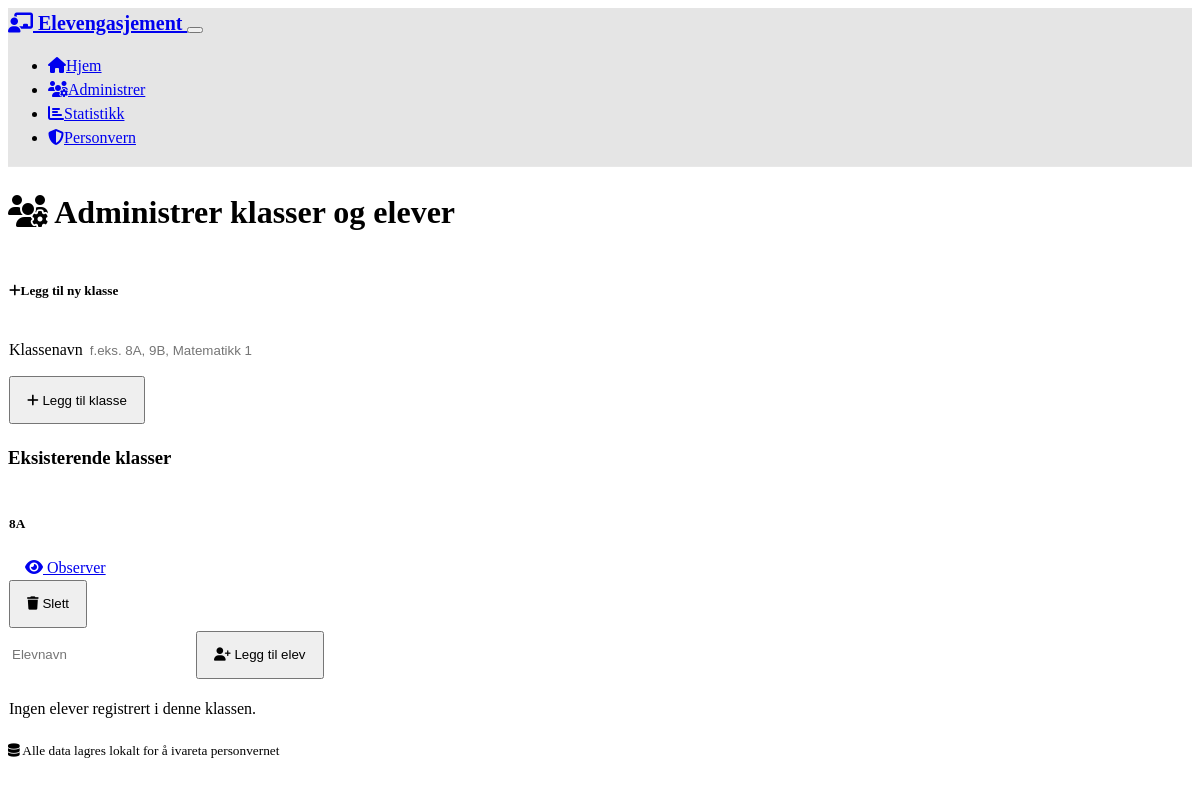
The app's page /manage_classes, older data.
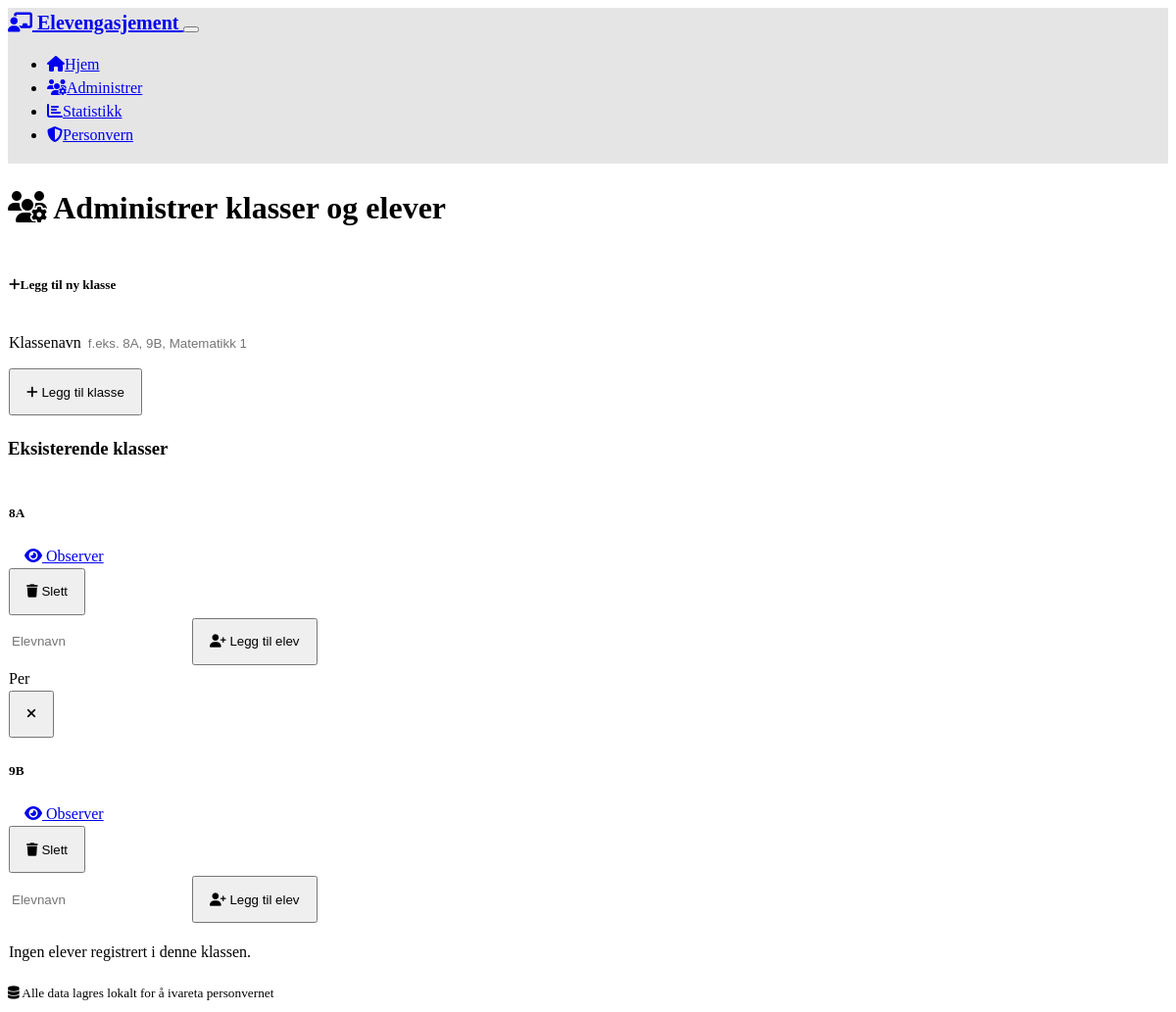
The same page, newer data.
### models.py (models this page shows, shortened)
class Class(db.Model):
    id = db.Column(db.Integer, primary_key=True)
    name = db.Column(db.String(50), unique=True, nullable=False)
    created_at = db.Column(db.DateTime, default=datetime.utcnow)
    students = db.relationship('Student', backref='class_ref', lazy=True, cascade='all, delete-orphan')

class Student(db.Model):
    id = db.Column(db.Integer, primary_key=True)
    name = db.Column(db.String(100), nullable=False)
    class_id = db.Column(db.Integer, db.ForeignKey('class.id'), nullable=False)
    created_at = db.Column(db.DateTime, default=datetime.utcnow)
    observations = db.relationship('Observation', backref='student', lazy=True, cascade='all, delete-orphan')

### app.py (the view)
@app.route('/manage_classes')
def manage_classes():
    classes = Class.query.all()
    print(f"DEBUG: Found {len(classes)} classes in database")
    for cls in classes:
        print(f"DEBUG: Class: {cls.name} (ID: {cls.id})")
    return render_template('manage_classes.html', classes=classes)

### templates/manage_classes.html (shortened to what this page needs)
{% extends "base.html" %}
{% block content %}
<div class="row">
    <div class="col-12">
        <h1 class="mb-4">
            <i class="fas fa-users-cog me-2"></i>
            Administrer klasser og elever
        </h1>
    </div>
</div>
<div class="row mb-4">
    <div class="col-md-6">
        <div class="card">
            <div class="card-header">
                <h5><i class="fas fa-plus me-2"></i>Legg til ny klasse</h5>
            </div>
            <div class="card-body">
                <form method="POST" action="{{ url_for('add_class') }}" onsubmit="console.log('Submitting add_class form');">
                    <div class="mb-3">
                        <label for="class_name" class="form-label">Klassenavn</label>
                        <input type="text" class="form-control" id="class_name" name="class_name"
                               placeholder="f.eks. 8A, 9B, Matematikk 1" required>
                    </div>
                    <button type="submit" class="btn btn-primary">
                        <i class="fas fa-plus me-1"></i>
                        Legg til klasse
                    </button>
                </form>
            </div>
        </div>
    </div>
</div>
<div class="row">
    <div class="col-12">
        <h3>Eksisterende klasser</h3>
        {% if classes %}
            {% for class in classes %}
                <div class="card mb-3">
                    <div class="card-header d-flex justify-content-between align-items-center">
                        <h5 class="mb-0">{{ class.name }}</h5>
                        <div>
                            <a href="{{ url_for('observe_class', class_id=class.id) }}"
                               class="btn btn-sm btn-success me-2">
                                <i class="fas fa-eye me-1"></i>
                                Observer
                            </a>
                            <form method="POST" action="{{ url_for('delete_class', class_id=class.id) }}"
                                  class="d-inline" onsubmit="return confirm('Er du sikker på at du vil slette denne klassen og alle tilhørende data?')">
                                <button type="submit" class="btn btn-sm btn-outline-danger">
                                    <i class="fas fa-trash me-1"></i>
                                    Slett
                                </button>
                            </form>
                        </div>
                    </div>
                    <div class="card-body">
                        <form method="POST" action="{{ url_for('add_student') }}" class="mb-3" onsubmit="console.log('Submitting add_student form for class {{ class.id }}');">
                            <div class="input-group">
                                <input type="text" class="form-control" name="student_name"
                                       placeholder="Elevnavn" required>
                                <button type="submit" class="btn btn-outline-primary">
                                    <i class="fas fa-user-plus me-1"></i>
                                    Legg til elev
                                </button>
                            </div>
                        </form>
                        {% if class.students %}
                            <div class="row">
                                {% for student in class.students %}
                                    <div class="col-md-6 col-lg-4 mb-2">
                                        <div class="d-flex justify-content-between align-items-center p-2 bg-dark rounded">
                                            <span>{{ student.name }}</span>
                                            <form method="POST" action="{{ url_for('delete_student', student_id=student.id) }}"
                                                  class="d-inline" onsubmit="return confirm('Er du sikker på at du vil slette denne eleven og alle observasjoner?')">
                                                <button type="submit" class="btn btn-sm btn-outline-danger">
                                                    <i class="fas fa-times"></i>
                                                </button>
                                            </form>
                                        </div>
                                    </div>
                                {% endfor %}
                            </div>
                        {% else %}
                            <p class="text-muted">Ingen elever registrert i denne klassen.</p>
                        {% endif %}
                    </div>
                </div>
            {% endfor %}
        {% else %}
            <div class="alert alert-info">
                <i class="fas fa-info-circle me-2"></i>
                Ingen klasser registrert ennå. Legg til din første klasse ovenfor.
            </div>
        {% endif %}
    </div>
</div>
{% endblock %}

### templates/base.html (shortened to what this page needs)
<!DOCTYPE html>
<html lang="no" data-bs-theme="dark">
<head>
    <link href="https://cdn.replit.com/agent/bootstrap-agent-dark-theme.min.css" rel="stylesheet">
    <link rel="stylesheet" href="https://cdnjs.cloudflare.com/ajax/libs/font-awesome/6.4.0/css/all.min.css">
    <link rel="stylesheet" href="{{ url_for('static', filename='style.css') }}">
</head>
<body>
    <nav class="navbar navbar-expand-lg navbar-dark">
        <div class="container">
            <a class="navbar-brand" href="{{ url_for('index') }}">
                <i class="fas fa-chalkboard-teacher me-2"></i>
                Elevengasjement
            </a>
            <button class="navbar-toggler" type="button" data-bs-toggle="collapse" data-bs-target="#navbarNav">
            </button>
            <div class="collapse navbar-collapse" id="navbarNav">
                <ul class="navbar-nav ms-auto">
                    <li class="nav-item">
                        <a class="nav-link" href="{{ url_for('index') }}">
                            <i class="fas fa-home me-1"></i>Hjem
                        </a>
                    </li>
                    <li class="nav-item">
                        <a class="nav-link" href="{{ url_for('manage_classes') }}">
                            <i class="fas fa-users-cog me-1"></i>Administrer
                        </a>
                    </li>
                    <li class="nav-item">
                        <a class="nav-link" href="{{ url_for('statistics') }}">
                            <i class="fas fa-chart-bar me-1"></i>Statistikk
                        </a>
                    </li>
                    <li class="nav-item">
                        <a class="nav-link" href="{{ url_for('privacy_info') }}">
                            <i class="fas fa-shield-alt me-1"></i>Personvern
                        </a>
                    </li>
                </ul>
            </div>
        </div>
    </nav>
    <main class="container mt-4">
        {% block content %}{% endblock %}
    </main>
    <footer class="mt-5 py-4 text-center text-muted">
        <div class="container">
            <small>
                <i class="fas fa-database me-1"></i>
                Alle data lagres lokalt for å ivareta personvernet
            </small>
        </div>
    </footer>
</body>
</html>

### static/style.css (style rules this page uses)
:root { --primary-color: hsl(210, 100%, 50%); --success-color: hsl(120, 60%, 50%); --info-color: hsl(195, 100%, 50%); --warning-color: hsl(45, 100%, 50%); --danger-color: hsl(0, 100%, 50%); --secondary-color: hsl(210, 10%, 50%); }
body { font-size: 16px; line-height: 1.5; }
.btn { min-height: 48px; padding: 12px 16px; }
.form-control, .form-select { border-radius: 8px; border: 1px solid rgba(255, 255, 255, 0.2); background-color: rgba(255, 255, 255, 0.05); min-height: 48px; }
.navbar { background-color: rgba(0, 0, 0, 0.1) !important; backdrop-filter: blur(10px); border-bottom: 1px solid rgba(255, 255, 255, 0.1); }
.navbar-brand { font-weight: 600; font-size: 1.25rem; }
.card { border: 1px solid rgba(255, 255, 255, 0.1); border-radius: 12px; background-color: rgba(255, 255, 255, 0.05); }
.card-header { background-color: rgba(255, 255, 255, 0.1); border-bottom: 1px solid rgba(255, 255, 255, 0.1); border-radius: 12px 12px 0 0 !important; }

Row changes from the older to the newer data that the page shows:
shown differently, row unchanged: Class (number 1 of 2 on the later page): no longer shows "Ingen elever registrert i denne klassen."
added Student: name "Per", shown under Class (number 1 of 2 on the later page)
added Class: name "9B", shows "Ingen elever registrert i denne klassen."
